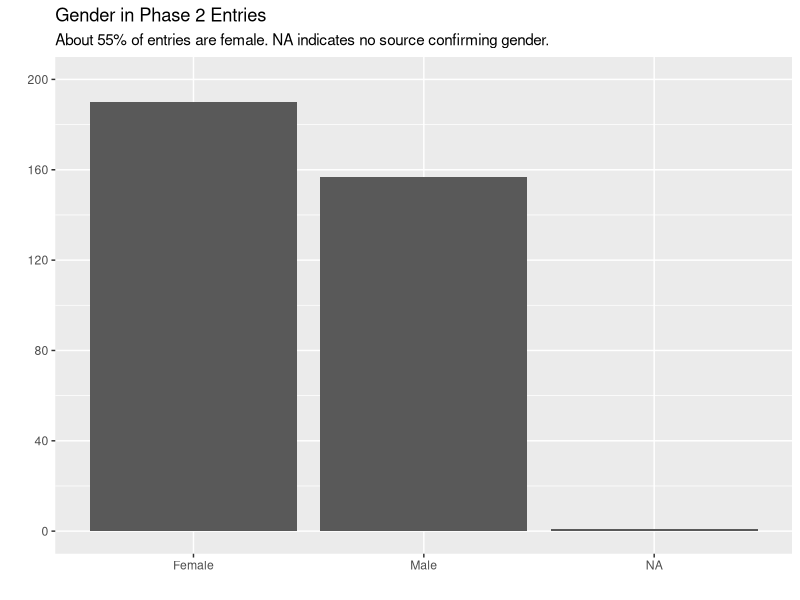
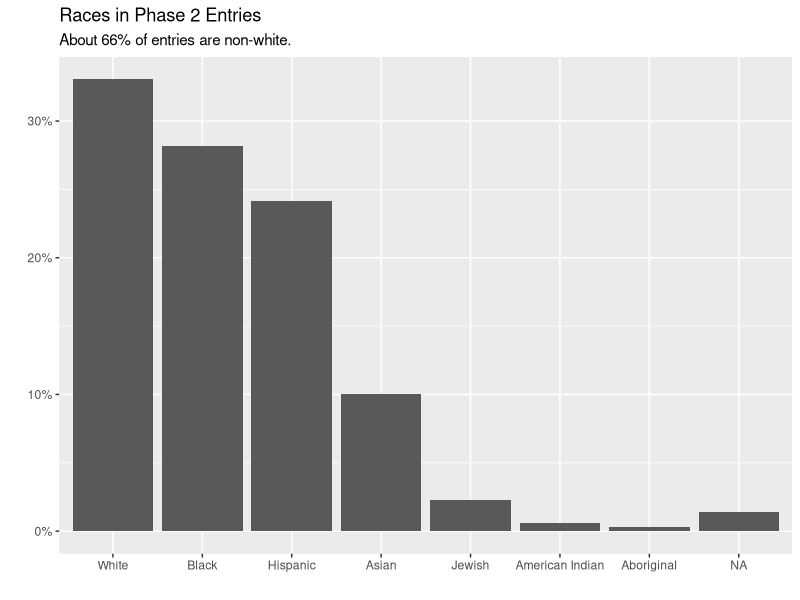
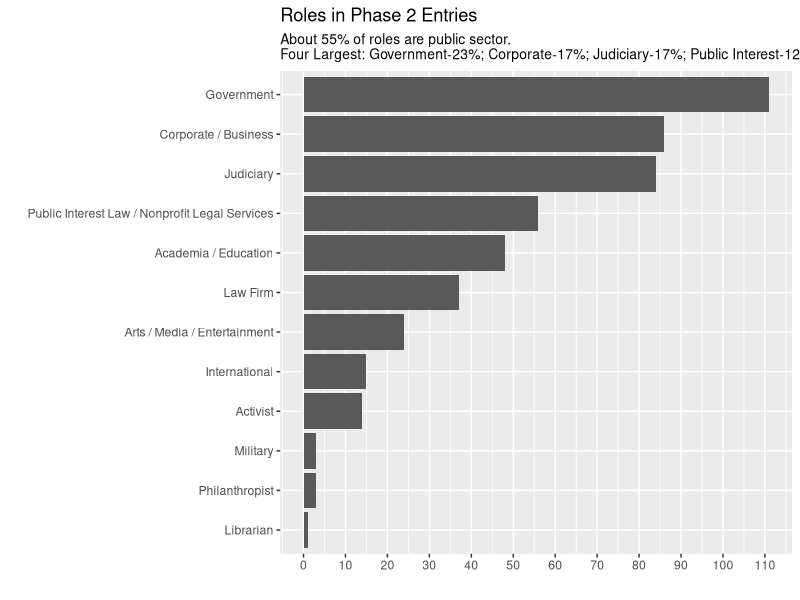
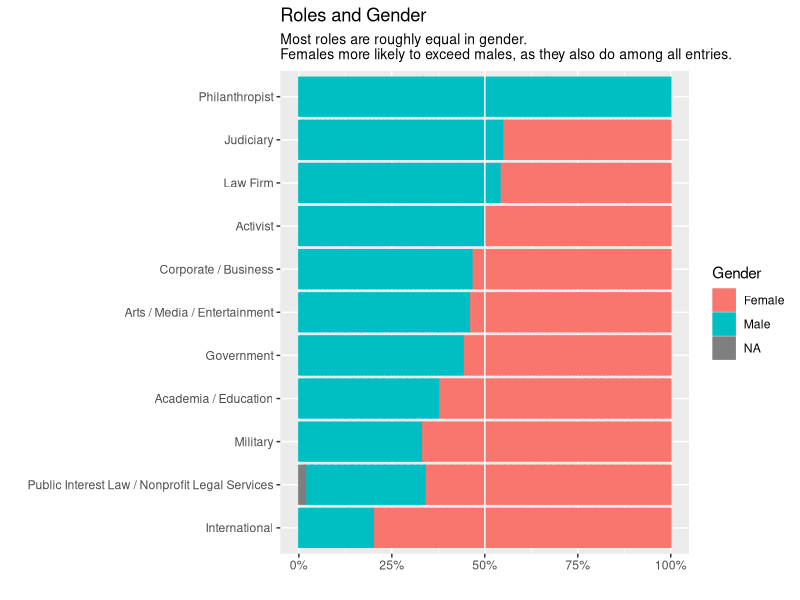
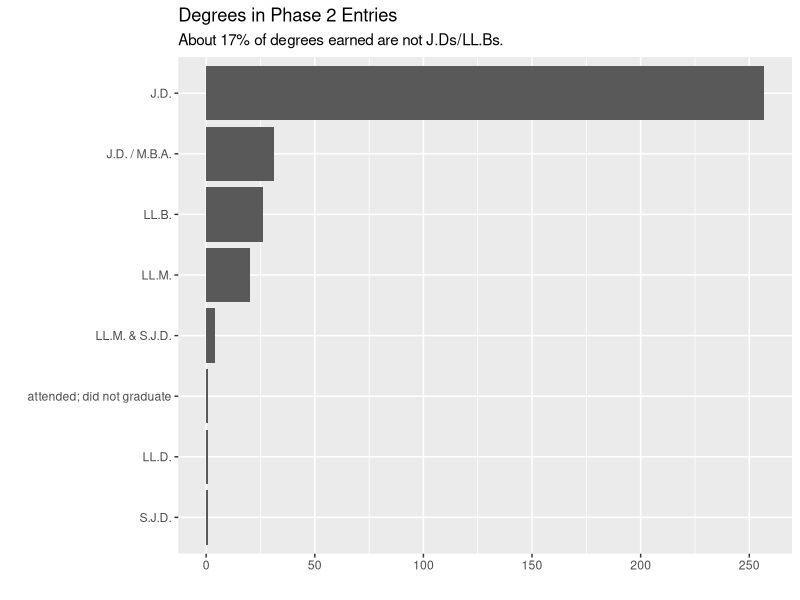

R code for these plots, in order:
## ---- chunk 1
knitr::opts_chunk$set(echo = FALSE)
library(tidyverse)
## ---- chunk 2
x <- read_csv("phase1b_airtable.csv", col_types = cols()) %>% 
  rename(name = `Name (Last, First)`, 
         degree = `HLS Degree(s)`,
         year = `Grad Date(s)`,
         category = `Position / Role`, 
         race = `Race`, 
         gender = `Gender`, 
         party = `Party`, 
         country = `Country`) %>% 
  select(name, degree, year, category, race, gender, party, country) %>% 
  drop_na(name)
## ---- chunk 3
x %>% 
  ggplot(aes(gender)) +
  geom_bar() +
  scale_y_continuous(breaks = seq(0, 200, 40), limits = c(0, 200)) +
  labs(title = "Gender in Phase 2 Entries",
       subtitle = "About 55% of entries are female. NA indicates no source confirming gender.",
       x = "",
       y = "")
## ---- chunk 4
x %>% 
  mutate(race = case_when(str_detect(race, "Jewish") == TRUE ~ "Jewish",
                          str_detect(race, "Aboriginal") == TRUE ~ "Aboriginal",
                          str_detect(race, "Black") == TRUE ~ "Black",
                          str_detect(race, "Hispanic") == TRUE ~ "Hispanic",
                          str_detect(race, "Asian") == TRUE ~ "Asian",
                          str_detect(race, "American Indian") == TRUE ~ "American Indian",
                          str_detect(race, "White") == TRUE ~ "White")) %>%
  ggplot(aes(fct_infreq(race))) +
  geom_bar(aes(y = after_stat(count / sum(count)))) +
  labs(title = "Races in Phase 2 Entries",
       subtitle = "About 66% of entries are non-white.",
       x = "",
       y = "") +
  scale_y_continuous(labels = scales::percent_format())
## ---- chunk 5
x %>% 
  filter(is.na(category) == FALSE) %>% 
  separate_rows(category, sep = ",") %>% 
  ggplot(aes(y = fct_rev(fct_infreq(category)))) +
  geom_bar() +
  scale_x_continuous(breaks = seq(0, 120, 10)) +
  labs(title = "Roles in Phase 2 Entries", 
       subtitle = "About 55% of roles are public sector. \nFour Largest: Government-23%; Corporate-17%; Judiciary-17%; Public Interest-12%",
       x = "", 
       y = "") +
    theme(plot.subtitle = element_text(size = 10))
## ---- chunk 6
x %>% 
  separate_rows(category, sep = ",") %>% 
  group_by(category) %>% 
  mutate(total_in_category = n()) %>% 
  filter(total_in_category > 1) %>% 
  mutate(percent_of_category = 1 / total_in_category) %>% 
  filter(is.na(category) == "FALSE") %>% 
  mutate(gender_as_number = if_else(gender == "Male", 1, 0)) %>% 
  mutate(percent_male_in_category = sum(gender_as_number, na.rm = TRUE) / total_in_category) %>% 
  ggplot(aes(percent_of_category, fct_reorder(category, percent_male_in_category), fill = gender, color = gender)) +
  geom_col() +
  geom_vline(xintercept = .5, color = "white") +
  scale_x_continuous(labels = scales::percent_format()) +
  labs(title = "Roles and Gender", 
       subtitle = "Most roles are roughly equal in gender. \nFemales more likely to exceed males, as they also do among all entries.",
       x = "", 
       y = "", 
       fill = "Gender",
       color = "Gender") +
  theme(plot.subtitle = element_text(size = 10))
## ---- chunk 7
x %>% 
  filter(is.na(degree) == FALSE) %>% 
  mutate(degree = str_replace_all(degree, ",", " & ")) %>% 
  ggplot(aes(y = fct_rev(fct_infreq(degree)))) +
  geom_bar() +
  scale_x_continuous(breaks = seq(0, 300, 50)) +
  labs(title = "Degrees in Phase 2 Entries", 
       subtitle = "About 17% of degrees earned are not J.Ds/LL.Bs.",
       x = "", 
       y = "")
